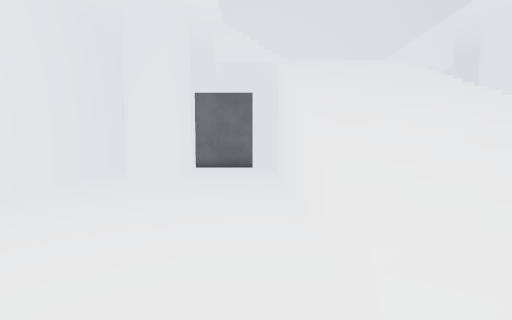
[1] (above)

17 first-person views from a walk through a 3-D level made in the Unity game engine. The camera is 1.4 m above the floor, tilts 4° down and sees 85° across. The floor is counted in squares, 1 m on a side. Each view is taken from the middle of a square. On the plan, view 1 faces up. The plan holds only what a view shows up to about 14 squares ahead; the rest is blank. The place goes on beyond the plan. Surface patterns are stand-ins for the level's own textures.

[2]
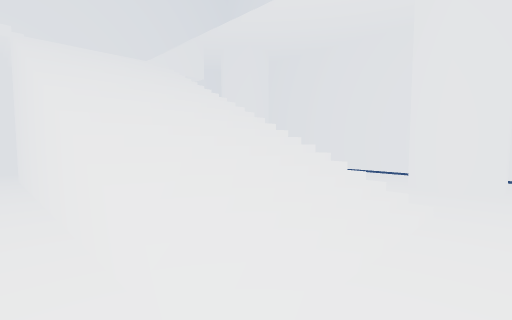

[3]
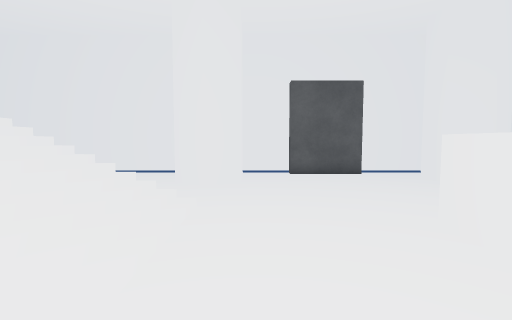

[4]
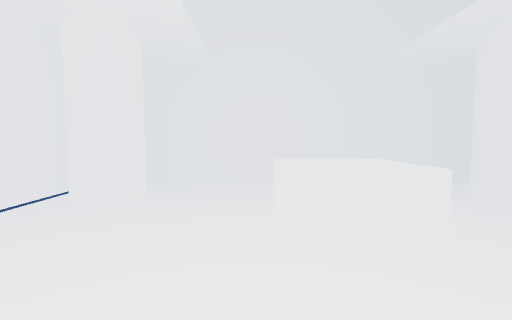

[5]
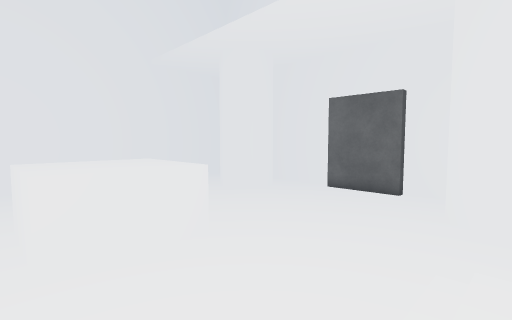

[6]
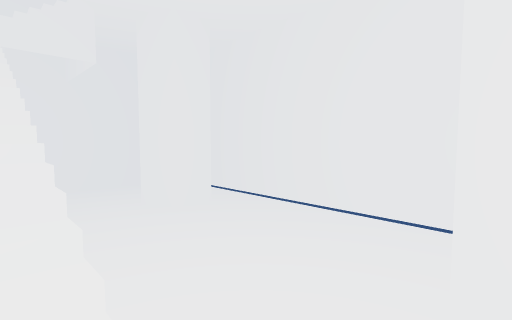

[7]
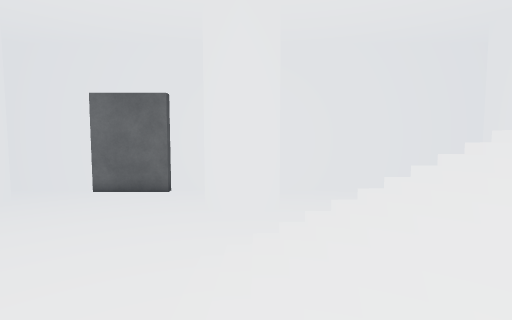

[8]
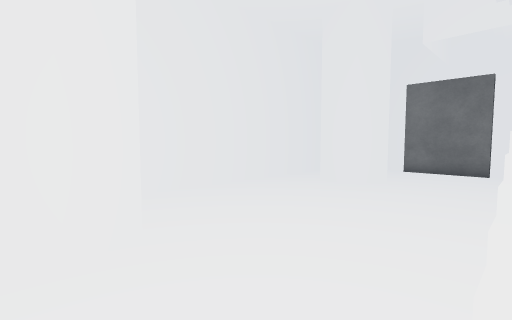

[9]
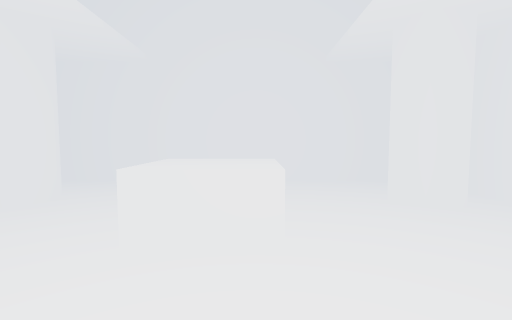

[10]
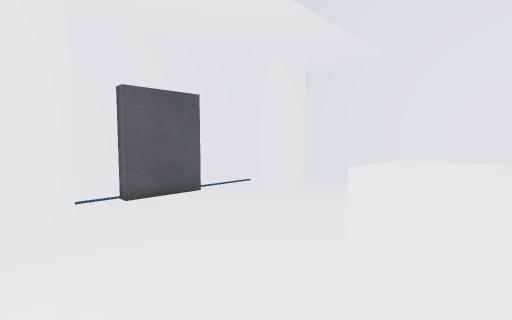

[11]
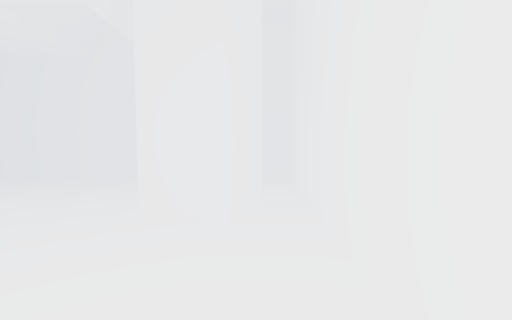

[12]
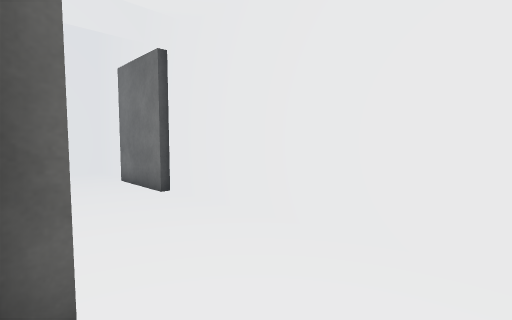

[13]
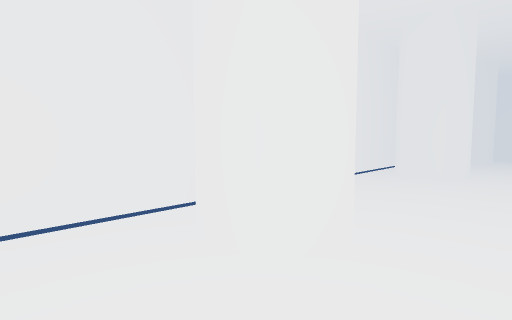

[14]
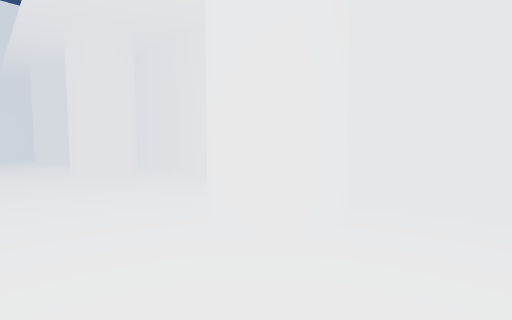

[15]
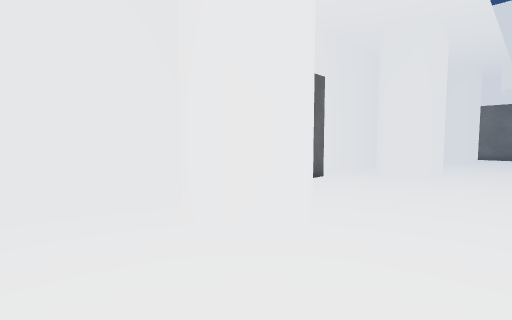

[16]
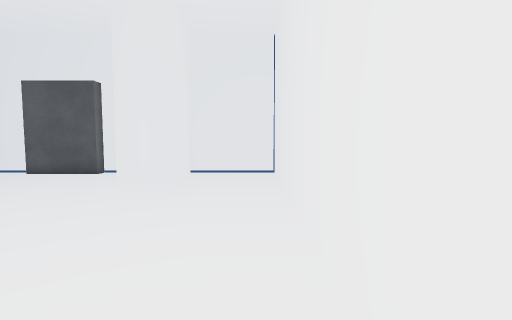

[17]
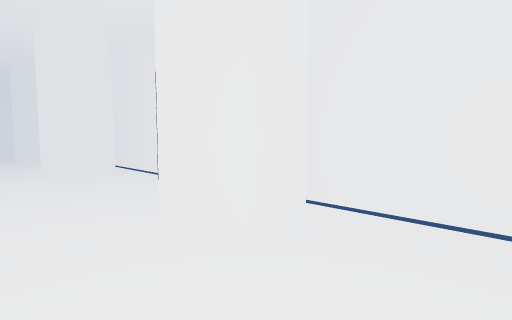

### Floor plan
Key: @ floor where view 1 was taken; # wall or solid block; . floor; / step, stairs or slope; = window, fence, low wall or low ledge; ^ raised ledge; v drop or lower ground.
Columns run from 6 left of view 1 to 12 right of it. Each row starts with its distance up from view 1.
 15 ###################
 14 #.................#
 13 #.................#
 12 #.##...........##.#
 11 ####.../   /...####
 10 ####...#////...####
  9 #......v////......#
  8 #......v////......#
  7 #......v////......#
  6 #......v////......#
  5 #......v////......#
  4 #......v//// .....#
  3 #.##...=//// .....#
  2 ####...=////...####
  1 ####.../////...####
  0 #.....@...........#
 -1 #.................#
 -2 #.................#
 -3 #.......^^^.......#
 -4 #.......^^^.......#
 -5 #.......^^^.......#
 -6 #.##....^^^.......#
 -7 # ##....  .....####
 -8 ####.... ......####
 -9 #.................#
-10 #.................#
-11 #.................#
-12 ###################

Positions as (right, up) in squares from view 1, and headings:
1: (0, 0), facing up
2: (0, 0), facing up-right
3: (0, 0), facing right
4: (5, 2), facing down
5: (5, 2), facing down-left
6: (5, 2), facing up-right
7: (5, 2), facing left
8: (1, 1), facing up-left
9: (2, 2), facing down
10: (2, 2), facing down-right
11: (11, 5), facing up
12: (7, 11), facing up-left
13: (7, 14), facing down-right
14: (0, 14), facing down-left
15: (0, -11), facing up-left
16: (0, -11), facing right
17: (7, -11), facing up-right
